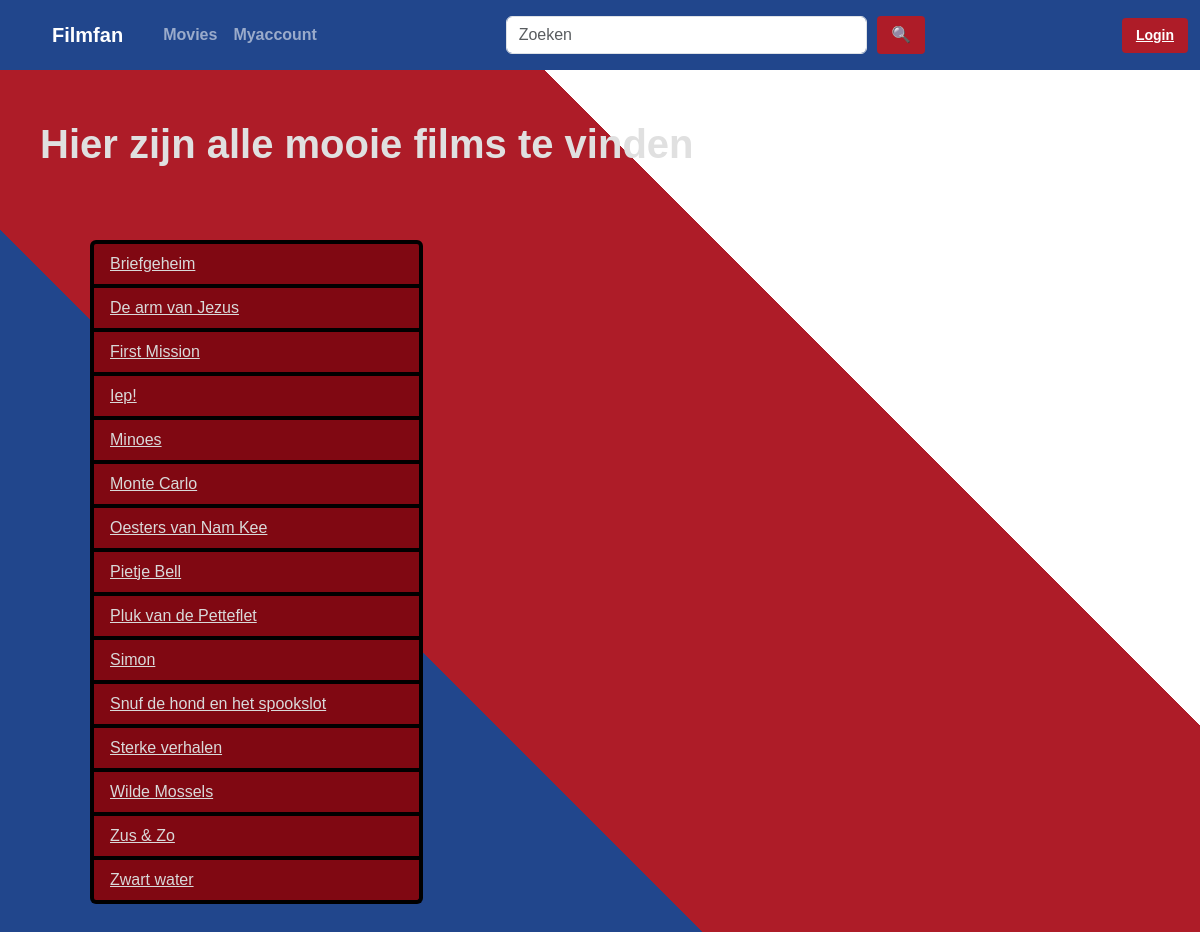
/movies, run on an earlier commit of the app's database.
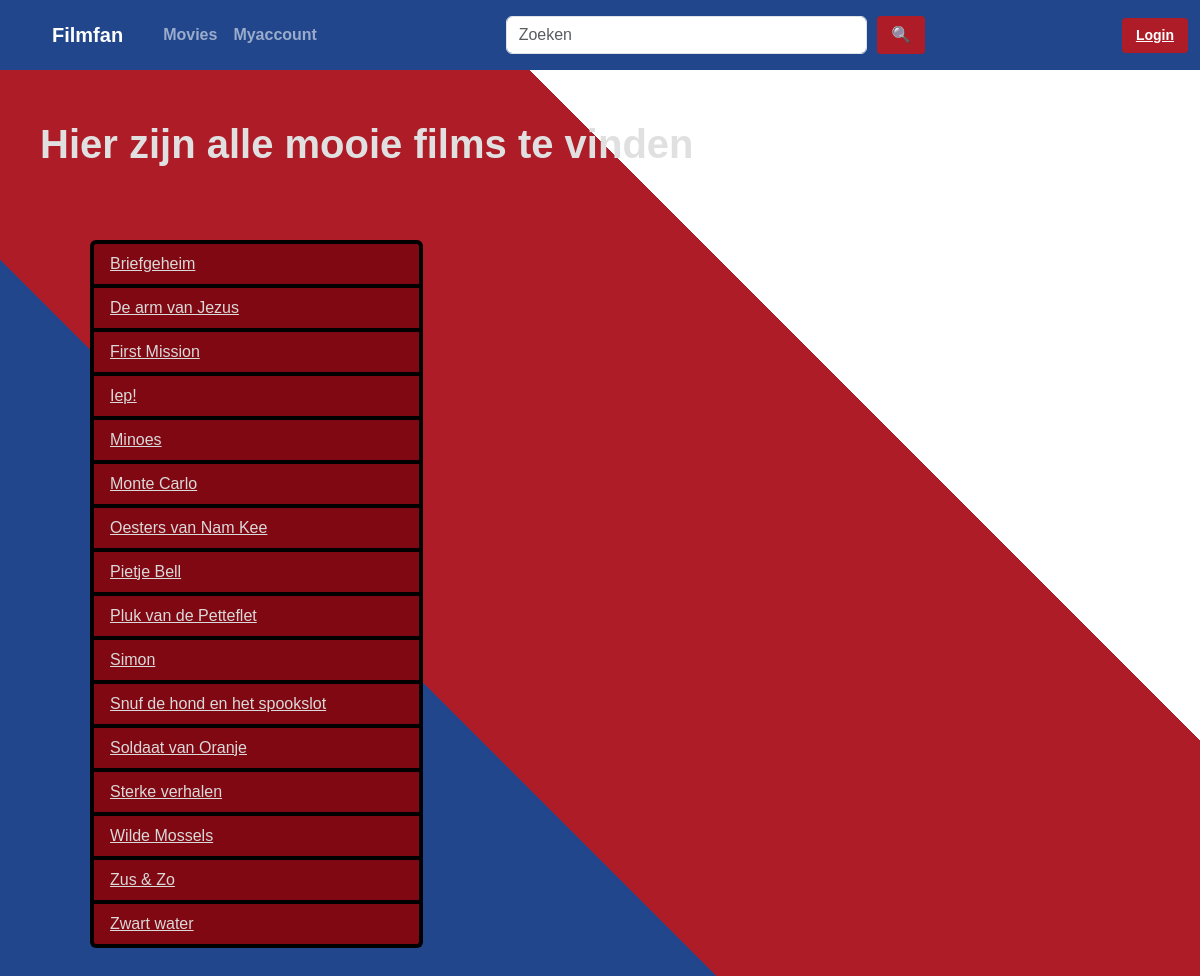
And on a later commit of the database.
### app/models.py (models this page shows, shortened)
class Film(db.Model):
    id: Mapped[int] = mapped_column(primary_key=True)
    title: Mapped[str] = mapped_column(Text)
    regisseur_id: Mapped[int] = mapped_column(ForeignKey("regisseur.id"))
    release_datum: Mapped[date] = mapped_column(Date, nullable=False)
    trailer_url: Mapped[str] = mapped_column(Text, nullable=False)
    regisseur = relationship("Regisseur", back_populates="films")
    rollen = relationship("Rol", back_populates="film")
    favorite_links = relationship("Favorite", back_populates="film")
    ratings = relationship("Rating", back_populates="film")

### app/main/routes.py (the view)
@bp.route("/movies")
def movies():
    query = db.select(Film).order_by(Film.title.asc())
    filmslist = db.session.execute(query).scalars().all()
    return render_template("movies.html", filmslist=filmslist)

### app/main/templates/movies.html (shortened to what this page needs)
{% extends "template.html" %}
{% block stylesheet %}
<link rel = "stylesheet" href = "{{url_for('static',filename='css/template.css')}}">
<link rel="stylesheet" href="{{ url_for('static', filename='css/movies.css') }}">
{% endblock %}
{% block content %}
<h1> <strong>Hier zijn alle mooie films te vinden </strong></h1>
<br>
<div class ="content-margin">
<ul class ="list-group">
    {% for film in filmslist %}
        <li class = "list-group-item">
            <a href="/film/{{ film.id }}">{{ film.title }}</a>
        </li>
    {% endfor %}
</ul>
</div>
{% endblock %}

What changed in the data, as far as the page shows it:
added Film: title "Soldaat van Oranje"
